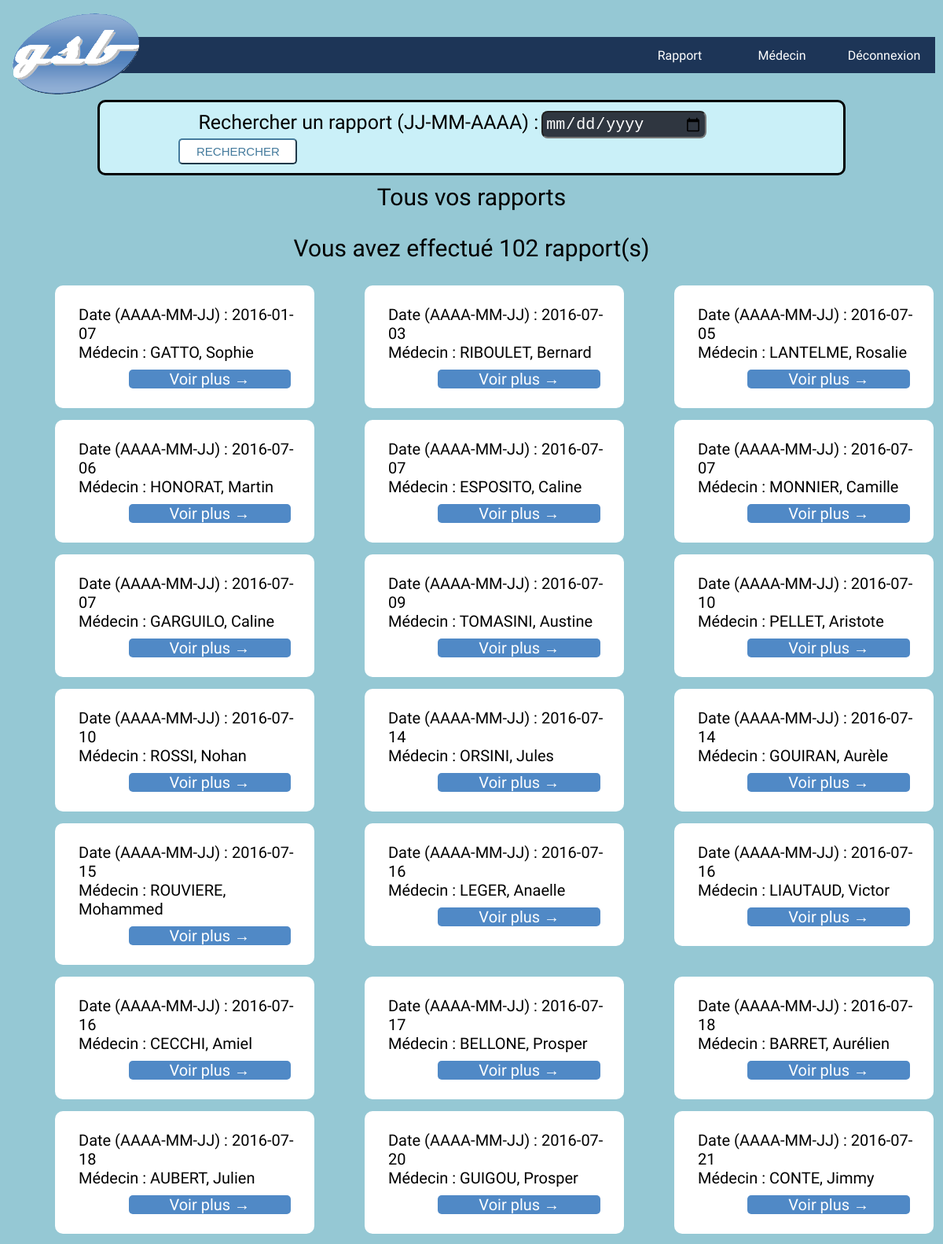
/controleur/consulterRapport.php (signed in, upper part), run on the app's committed database.
### tables this page shows
CREATE TABLE `rapport` (
  `id` int(11) NOT NULL,
  `date` date DEFAULT NULL,
  `motif` varchar(100) DEFAULT NULL,
  `bilan` varchar(100) DEFAULT NULL,
  `idVisiteur` char(4) NOT NULL,
  `idMedecin` int(11) NOT NULL
);

CREATE TABLE `medecin` (
  `id` int(11) NOT NULL,
  `nom` varchar(30) NOT NULL,
  `prenom` varchar(30) NOT NULL,
  `adresse` varchar(80) NOT NULL,
  `tel` varchar(15) DEFAULT NULL,
  `specialitecomplementaire` varchar(50) DEFAULT NULL,
  `departement` int(11) NOT NULL
);

### modele/RapportDAO.php (called while the page is built, shortened)
<?php
include_once 'ConnexionDAO.php';
class RapportDAO {
    public static function getRapportsByIdVisiteur($idVisiteur) {
        $resultat = array();
        try {
            $cnx = ConnexionDAO::connexionPDO();
            $req = $cnx->prepare("select * from rapport where idVisiteur=:idVisiteur");
            $req->bindValue(':idVisiteur', $idVisiteur, PDO::PARAM_STR);
            $req->execute();
            $ligne = $req->fetch(PDO::FETCH_ASSOC);
            while ($ligne) {
                $resultat[] = $ligne;
                $ligne = $req->fetch(PDO::FETCH_ASSOC);
            }
        } catch (PDOException $e) {
            print "Erreur !: " . $e->getMessage();
            die();
        }
        return $resultat;
    }
}

### modele/VisiteurDAO.php (called while the page is built, shortened)
<?php
include_once 'ConnexionDAO.php';
class VisiteurDAO {
    public static function getVisiteurBylogin($login) {
        try {
            $cnx = ConnexionDAO::connexionPDO();
            $requete = $cnx->prepare("select * from visiteur where login=:login");
            $requete->bindValue(':login', $login, PDO::PARAM_STR);
            $requete->execute();
            $resultat = $requete->fetch(PDO::FETCH_ASSOC);
        } catch (PDOException $e) {
            print "Erreur !: " . $e->getMessage();
            die();
        }
        return $resultat;
    }
}

### modele/ConnexionDAO.php (called while the page is built)
<?php
class ConnexionDAO{
    public static function connexionPDO() {
    $login = "root";
    $mdp = "";
    $bd = "gestVis";
    $serveur = "localhost";
    try {
        $conn = new PDO("mysql:host=$serveur;dbname=$bd", $login, $mdp, array(PDO::MYSQL_ATTR_INIT_COMMAND => 'SET NAMES \'UTF8\''));
        $conn->setAttribute(PDO::ATTR_ERRMODE, PDO::ERRMODE_EXCEPTION);
        return $conn;
    } catch (PDOException $e) {
        print "Erreur de connexion PDO ";
        die();
    }
}
}
?>

### modele/MedecinDAO.php (called while the page is built, shortened)
<?php
include_once 'ConnexionDAO.php';
class MedecinDAO {
    public static function getMedecinByIdRapport($id) {
        try {
            $cnx = ConnexionDAO::connexionPDO();
            $requete = $cnx->prepare("select * from rapport join medecin where rapport.idmedecin=medecin.id and rapport.id=:id");
            $requete->bindValue(':id', $id, PDO::PARAM_STR);
            $requete->execute();
            $resultat = $requete->fetch(PDO::FETCH_ASSOC);
        } catch (PDOException $e) {
            print "Erreur !: " . $e->getMessage();
            die();
        }
        return $resultat;
    }
}

### vue/listeRapport.php (the view)
<div class="nouveauMedForm">
    <form action="./?action=consulterRapport" method="POST" id="centerDivMedecin">
            <label for="date" class="textFormMed">Rechercher un rapport (JJ-MM-AAAA) :</label>
            <input type="date" name="date" class="labelRMed">
            <input type="submit" value="RECHERCHER" class="submitRap2">
    </form>
</div>
<div class="divRapportMedecin">
    <p class="hOneDetMed">
        Tous vos rapports
    <div>
        <?php
        if (count($listeRapports)<1){
            ?>
                <p class="hOneDetMed">Aucun rapport</p>
            <?php
        }
        else{
            if ($date!=""){
                ?>
                <p class="hOneDetMed">Vous avez effectué <?php echo count($listeRapports)?> rapport(s) le <?php echo $date ?></p>
            <?php
            }
            else{
                ?>
                <p class="hOneDetMed">Vous avez effectué <?php echo count($listeRapports)?> rapport(s)</p>
            <?php
            }
            ?>
            <?php
            for ($i = 0; $i < count($listeRapports); $i++) {
                ?>
                <div class="classRapMedCard2">
                        <p>
                            Date (AAAA-MM-JJ) : <?= $listeRapports[$i]['date']?><br>
                            Médecin :
                            <?php
                            $medRap= MedecinDAO::getMedecinByIdRapport($listeRapports[$i]['id']);
                            echo $medRap['nom'].", ".$medRap['prenom'];
                            echo "<a class='buttonModi' href='./?action=detailRapport&id=" . $listeRapports[$i]['id'] . "'>Voir plus →</a>"; ?>
                </div>
            <?php
            }
        }
            ?>
    </div>
</div>

### css/style.css (style rules this page uses)
body { margin:10px; background-color:#95c8d4; font-family: 'Questrial'; }
.hOneDetMed { text-align: center; font-size: 30px; margin-top: 0px; }
.divRapportMedecin { margin-top: 10px; margin-bottom: 0px; }
.buttonModi { background-color: #5089C6; text-decoration: none; color: white; text-align: center; float:right; width: 70%; margin-top: 10px; margin-bottom: 0px; font-size: 20px; border-radius: 5px; margin-right: 25px; }
.classRapMedCard2 { background-color: white; padding: 5px 5px 5px 30px; margin-bottom : 15px; margin-left: 60px; font-size: 20px; display: inline-flex; width: 25%; border-radius: 10px; }

### css/forms.css (style rules this page uses)
.nouveauMedForm { border-style: solid; width: 80%; padding: 1px; border-radius: 10px; background-color: #caf0f8; display: block; margin-left: auto; margin-right: auto; }
.labelRMed { display: inline-block; background-color: #2f3640; border-radius: 8px; width: 200px; padding: 3px; color: white; font-size: 20px; }
#centerDivMedecin { display: block; margin-left: auto; margin-right: auto; margin-top: 10px; width: 80%; margin-bottom: 10px; }
.submitRap2 { margin-left: 5px; display: inline-block; padding: 6px; width: 20%; font-size: 15px; border-color: #457b9d; background-color: white; color: #457b9d; border-radius: 5px; text-align: center; text-decoration: none; }
.textFormMed { font-size: 25px; margin-left: 30px; }

### data on the page
rapport: date "2016-01-07", idMedecin.nom "GATTO", idMedecin.prenom "Sophie"
rapport: date "2016-07-03", idMedecin.nom "RIBOULET", idMedecin.prenom "Bernard"
rapport: date "2016-07-05", idMedecin.nom "LANTELME", idMedecin.prenom "Rosalie"
rapport: date "2016-07-06", idMedecin.nom "HONORAT", idMedecin.prenom "Martin"
rapport: date "2016-07-07", idMedecin.nom "ESPOSITO", idMedecin.prenom "Caline"
rapport: date "2016-07-07", idMedecin.nom "MONNIER", idMedecin.prenom "Camille"
rapport: date "2016-07-07", idMedecin.nom "GARGUILO", idMedecin.prenom "Caline"
rapport: date "2016-07-09", idMedecin.nom "TOMASINI", idMedecin.prenom "Austine"
rapport: date "2016-07-10", idMedecin.nom "PELLET", idMedecin.prenom "Aristote"
rapport: date "2016-07-10", idMedecin.nom "ROSSI", idMedecin.prenom "Nohan"
rapport: date "2016-07-14", idMedecin.nom "ORSINI", idMedecin.prenom "Jules"
rapport: date "2016-07-14", idMedecin.nom "GOUIRAN", idMedecin.prenom "Aurèle"
rapport: date "2016-07-15", idMedecin.nom "ROUVIERE", idMedecin.prenom "Mohammed"
rapport: date "2016-07-16", idMedecin.nom "LEGER", idMedecin.prenom "Anaelle"
rapport: date "2016-07-16", idMedecin.nom "LIAUTAUD", idMedecin.prenom "Victor"
rapport: date "2016-07-16", idMedecin.nom "CECCHI", idMedecin.prenom "Amiel"
rapport: date "2016-07-17", idMedecin.nom "BELLONE", idMedecin.prenom "Prosper"
rapport: date "2016-07-18", idMedecin.nom "BARRET", idMedecin.prenom "Aurélien"
rapport: date "2016-07-18", idMedecin.nom "AUBERT", idMedecin.prenom "Julien"
rapport: date "2016-07-20", idMedecin.nom "GUIGOU", idMedecin.prenom "Prosper"
rapport: date "2016-07-21", idMedecin.nom "CONTE", idMedecin.prenom "Jimmy"

### other printed values
count($listeRapports) "102"
